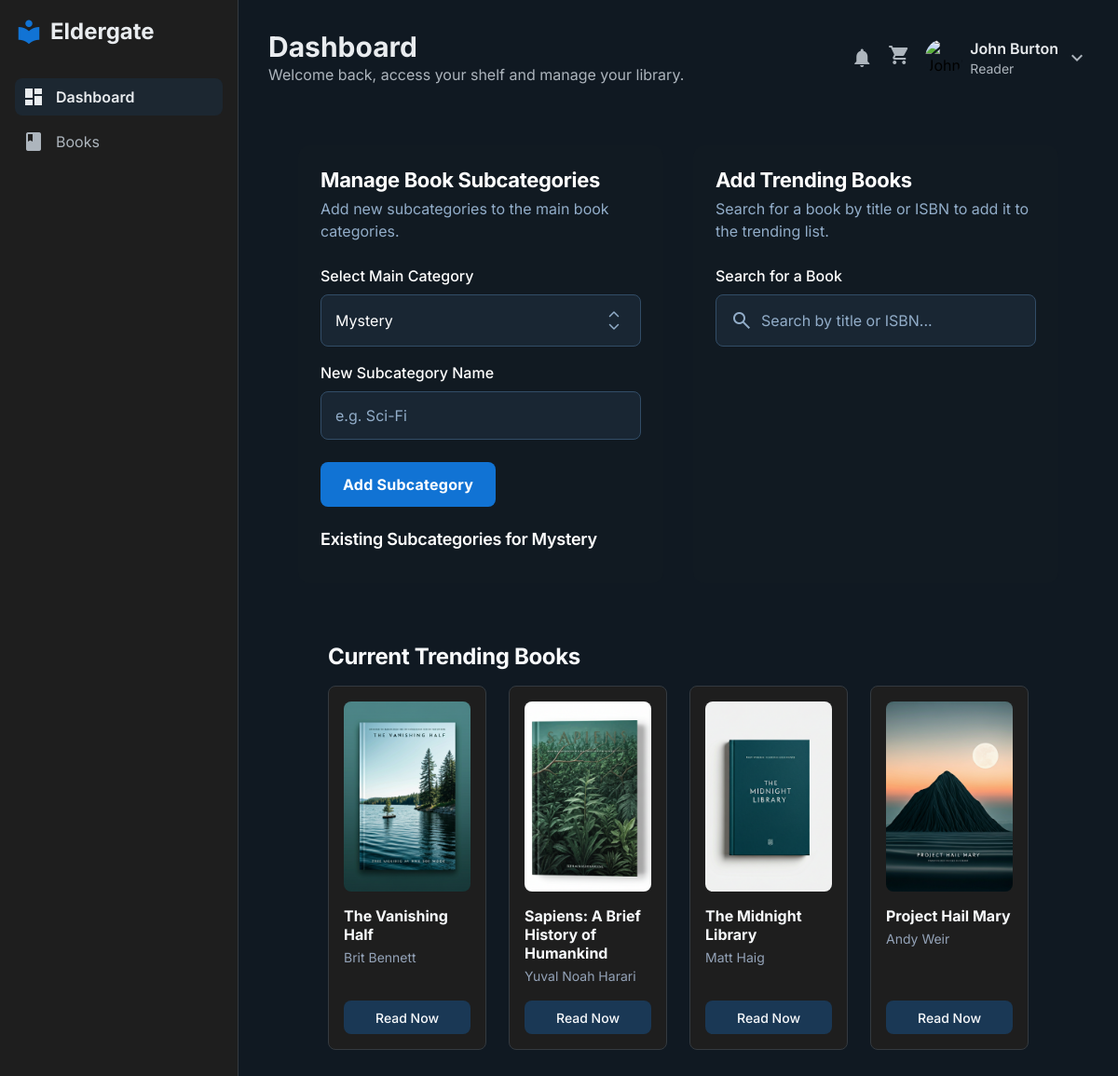
The page /account/librarian-dashboard/ (signed in) on the database its author committed.
### accounts/models.py (models this page shows)
class EldergateLibraryUser(models.Model):
    id = models.AutoField(primary_key=True)
    username = models.CharField(max_length=100, unique=True)
    password = models.CharField(max_length=100)
    email = models.CharField(max_length=100)
    First_Name = models.CharField(max_length=100)
    Last_Name = models.CharField(max_length=100)
    date_joined = models.DateTimeField(auto_now_add=True)
    last_login = models.DateTimeField(blank=True, null=True)
    is_active = True
    USER_TYPE_CHOICES = [
        ('Reader', 'Reader'),
        ('Librarian', 'Librarian'),
        ('Administrator', 'Administrator'),
    ]
    model_name = models.CharField(
        max_length=100,
        choices=USER_TYPE_CHOICES,
        default='Reader',
    )
    current_reading = models.ForeignKey(Book, on_delete=models.CASCADE, null=True, blank=True)
    reading_progress = models.IntegerField(default=0)

### books/models.py (models this page shows)
class Book(models.Model):
    id = models.AutoField(primary_key=True)
    title = models.CharField(max_length=100)
    author = models.CharField(max_length=100)
    description = models.TextField()
    isbn = models.CharField(max_length=13)
    publisher = models.CharField(max_length=100)
    publication_date = models.DateField()
    category = models.ForeignKey(Category, on_delete=models.CASCADE, default=0)
    subcategory = models.ForeignKey(SubCategory, on_delete=models.CASCADE, null=True, blank=True)
    total_pages = models.IntegerField()
    price = models.DecimalField(max_digits=10, decimal_places=2)
    is_trending = models.BooleanField(default=False)
    cover_image = models.ImageField(upload_to='book_covers/')
    pdf_link = models.FileField(upload_to='books/')
    timestamp = models.DateTimeField(auto_now_add=True)

### accounts/views.py (the view)
# urls.py: path('librarian-dashboard/', views.librarian_dashboard_view, name='librarian-dashboard'),
def librarian_dashboard_view(request):
    if request.session.get('is_authenticated'):
        user = request.user
        title = "Dashboard"
        subtitle = "Welcome back, access your shelf and manage your library."
        categories = Category.objects.all()
        trending_books = Book.objects.filter(is_trending=True).order_by('-timestamp')[:5]
        return render(request, 'librarian/librarian-dashboard.html', {'user': user, 'title': title, 'subtitle': subtitle, 'categories': categories, 'trending_books': trending_books})
    else:
        return redirect('login')

### templates/librarian/librarian-dashboard.html (shortened to what this page needs)
{% extends 'librarian_layout.html' %}
{% block content %}
{% include 'includes/header.html' %}
<div class="flex-1 p-8">
    <div class="flex flex-col gap-8">
        <div class="grid grid-cols-1 lg:grid-cols-2 gap-8">
            <div class="bg-[#111a22] rounded-xl p-6">
                <h2 class="text-white text-[22px] font-bold leading-tight tracking-[-0.015em] pb-1">Manage Book
                    Subcategories</h2>
                <p class="text-[#92adc9] text-base font-normal leading-normal pb-6">Add new subcategories to the
                    main book categories.</p>
                <form method="post" id="add-subcategory-form" action="{% url 'books-subcategory' %}">
                    <div class="flex flex-col gap-4">
                        <label class="flex flex-col">
                            <p class="text-white text-base font-medium leading-normal pb-2">Select Main Category</p>
                            <select
                                class="form-select flex w-full min-w-0 flex-1 resize-none overflow-hidden rounded-lg text-white focus:outline-0 focus:ring-1 focus:ring-primary border border-[#324d67] bg-[#192633] focus:border-primary h-14 placeholder:text-[#92adc9] p-[15px] text-base font-normal leading-normal appearance-none bg-no-repeat bg-right"
                                style="background-position: right 1rem center; background-size: 1.5em 1.5em;" name="category" id="subcategory-catSelect">
                                {% for category in categories %}
                                    <option value="{{ category.id }}">{{ category.name }}</option>
                                {% endfor %}
                            </select>
                        </label>
                        <label class="flex flex-col">
                            <p class="text-white text-base font-medium leading-normal pb-2">New Subcategory Name</p>
                            <input
                                class="form-input flex w-full min-w-0 flex-1 resize-none overflow-hidden rounded-lg text-white focus:outline-0 focus:ring-1 focus:ring-primary border border-[#324d67] bg-[#192633] focus:border-primary h-14 placeholder:text-[#92adc9] p-[15px] text-base font-normal leading-normal"
                                placeholder="e.g. Sci-Fi" type="text" name="name" />
                        </label>
                        <button
                            type="submit" class="flex min-w-[84px] cursor-pointer items-center justify-center overflow-hidden rounded-lg h-12 px-6 bg-primary text-white text-base font-bold leading-normal tracking-[0.015em] self-start mt-2">
                            <span class="truncate">Add Subcategory</span>
                        </button>
                    </div>
                </form>
                <div class="mt-6">
                    <h3 class="text-white text-lg font-semibold leading-tight tracking-[-0.015em] pb-3">Existing
                        Subcategories for <span id="subcategory-category"></span></h3>
                </div>
            </div>
            <div class="bg-[#111a22] rounded-xl p-6">
                <h2 class="text-white text-[22px] font-bold leading-tight tracking-[-0.015em] pb-1">Add Trending
                    Books</h2>
                <p class="text-[#92adc9] text-base font-normal leading-normal pb-6">Search for a book by title
                    or ISBN to add it to the trending list.</p>
                <div class="flex flex-col gap-4">
                    <label class="flex flex-col">
                        <p class="text-white text-base font-medium leading-normal pb-2">Search for a Book</p>
                        <div class="relative">
                            <span
                                class="material-symbols-outlined absolute left-4 top-1/2 -translate-y-1/2 text-[#92adc9]">search</span>
                            <input
                                class="form-input flex w-full min-w-0 flex-1 resize-none overflow-hidden rounded-lg text-white focus:outline-0 focus:ring-1 focus:ring-primary border border-[#324d67] bg-[#192633] focus:border-primary h-14 placeholder:text-[#92adc9] pl-12 pr-4 py-[15px] text-base font-normal leading-normal"
                                placeholder="Search by title or ISBN..." type="text" id="book-search-input" data/>
                        </div>
                    </label>
                </div>
                <div class="mt-6">
                    <h3 class="text-white text-lg font-semibold leading-tight tracking-[-0.015em] pb-3" id="book-search-results-title"></h3>
                </div>
            </div>
        </div>
        <div class="px-8 py-8">
          <div class="flex justify-between items-center mb-4">
            <h2 class="text-slate-50 text-2xl font-bold leading-tight tracking-[-0.015em]">Current Trending Books</h2>
          </div>
          <div class="grid grid-cols-1 sm:grid-cols-2 md:grid-cols-3 lg:grid-cols-4 gap-6">
            {% for book in trending_books %}
            <div
              class="flex flex-col gap-4 rounded-lg bg-card-dark p-4 border border-border-dark group hover:scale-105 transition-transform duration-300 hover:border-primary">
              <div class="w-full bg-center bg-no-repeat aspect-[2/3] bg-cover rounded-lg"
                data-alt="Book cover for {{ book.title }}"
                style='background-image: url("{{ book.cover_image.url }}");'>
              </div>
              <div class="flex flex-col gap-1 flex-grow">
                <p class="text-slate-50 text-base font-bold leading-tight">{{ book.title }}</p>
                <p class="text-slate-400 text-sm font-normal leading-normal">{{ book.author }}</p>
              </div>
              <a href="{{ book.pdf_link.url }}" target="_blank"
                class="flex min-w-[84px] max-w-[480px] cursor-pointer items-center justify-center overflow-hidden rounded-lg h-9 px-4 bg-primary/30 text-slate-50 text-sm font-medium leading-normal w-full group-hover:bg-primary group-hover:text-white transition-colors">
                <span class="truncate">Read Now</span>
              </a>
            </div>
            {% empty %}
            <p class="text-slate-400 col-span-full text-center">There are no trending books at the moment.</p>
            {% endfor %}
          </div>
        </div>
    </div>
</div>
{% endblock %}

### templates/includes/header.html (shortened to what this page needs)
<header class="flex justify-between items-center mb-8">
    <div>
        <h2 class="text-3xl font-bold text-text-light dark:text-text-dark">{{ title }}</h2>
        <p class="text-subtext-light dark:text-subtext-dark">{{ subtitle }}</p>
    </div>
    <div class="flex items-center space-x-4">
        <span class="material-icons text-subtext-light dark:text-subtext-dark cursor-pointer">notifications</span>
        <a href="{% url 'cart' %}"><span class="material-icons text-subtext-light dark:text-subtext-dark cursor-pointer">shopping_cart</span></a>
        <div class="flex items-center space-x-2">
            <img alt="{{ user.First_Name }}'s profile picture" class="w-10 h-10 rounded-full" src="https://static.vecteezy.com/system/resources/previews/018/765/757/non_2x/user-profile-icon-in-flat-style-member-avatar-illustration-on-isolated-background-human-permission-sign-business-concept-vector.jpg"/>
            <div>
                <p class="font-semibold text-text-light dark:text-text-dark">{{ user.First_Name }} {{ user.Last_Name }}</p>
                <p class="text-sm text-subtext-light dark:text-subtext-dark">{{ user.model_name }}</p>
            </div>
            <div class="relative inline-block text-left">
                <button type="button" class="flex items-center focus:outline-none" id="menu-button" aria-expanded="true" aria-haspopup="true">
                    <span class="material-icons text-subtext-light dark:text-subtext-dark cursor-pointer">expand_more</span>
                </button>
            </div>
        </div>
    </div>
</header>

### templates/librarian_layout.html (style rules this page uses)
body { font-family: 'Inter', sans-serif; }

### rows shown on the page
EldergateLibraryUser: First_Name "John", Last_Name "Burton", model_name "Reader"
Book: cover_image (picture), title "The Vanishing Half", author "Brit Bennett"
Book: cover_image (picture), title "Sapiens: A Brief History of Humankind", author "Yuval Noah Harari"
Book: cover_image (picture), title "The Midnight Library", author "Matt Haig"
Book: cover_image (picture), title "Project Hail Mary", author "Andy Weir"

### other values the page prints
{{ title }} "Dashboard"
{{ subtitle }} "Welcome back, access your shelf and manage your library."
form field category "Mystery"
